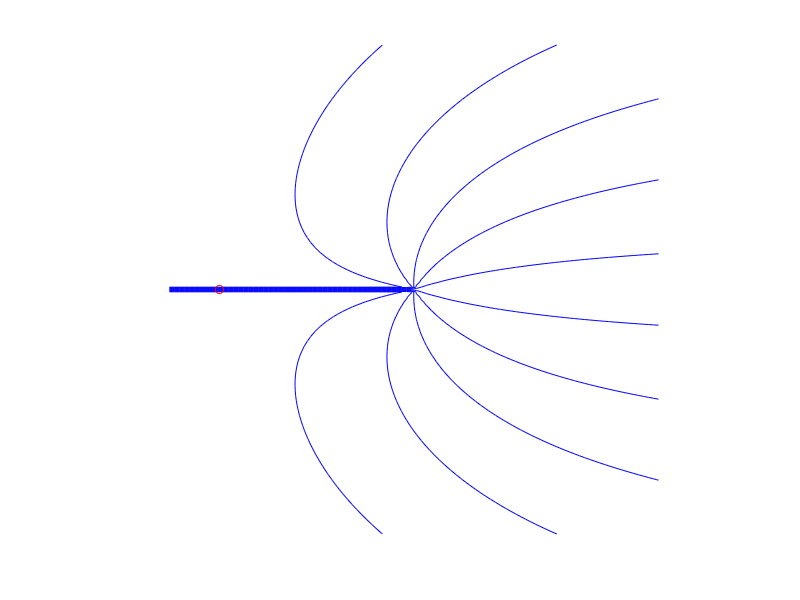

Recreate this plot in MATLAB.
clear;
clc;
y = linspace(-1, 1, 100);
x = linspace(-1, 1, 100);

[X, Y] = meshgrid(x, y);
U = 1;
m = 5;

R = sqrt(X.^2 + Y.^2) ;
Theta = atan2(Y, X) ;
psi = U*R.*sin(Theta) + (m/(2*pi))*Theta ;
phi = U*R.*cos(Theta) + (m/(2*pi))*log(R) ;



figure1 = figure; 

hold all;
contour(X, Y, psi, 99, '-b', linewidth=1);
plot(-2.5/pi, 0, '-ro')
% contour(X, Y, phi, 99, '--r', linewidth=2);
pbaspect([1 1 1]);

axis off
axis image
saveas(figure1,'flow_past_a_half_body.png')

